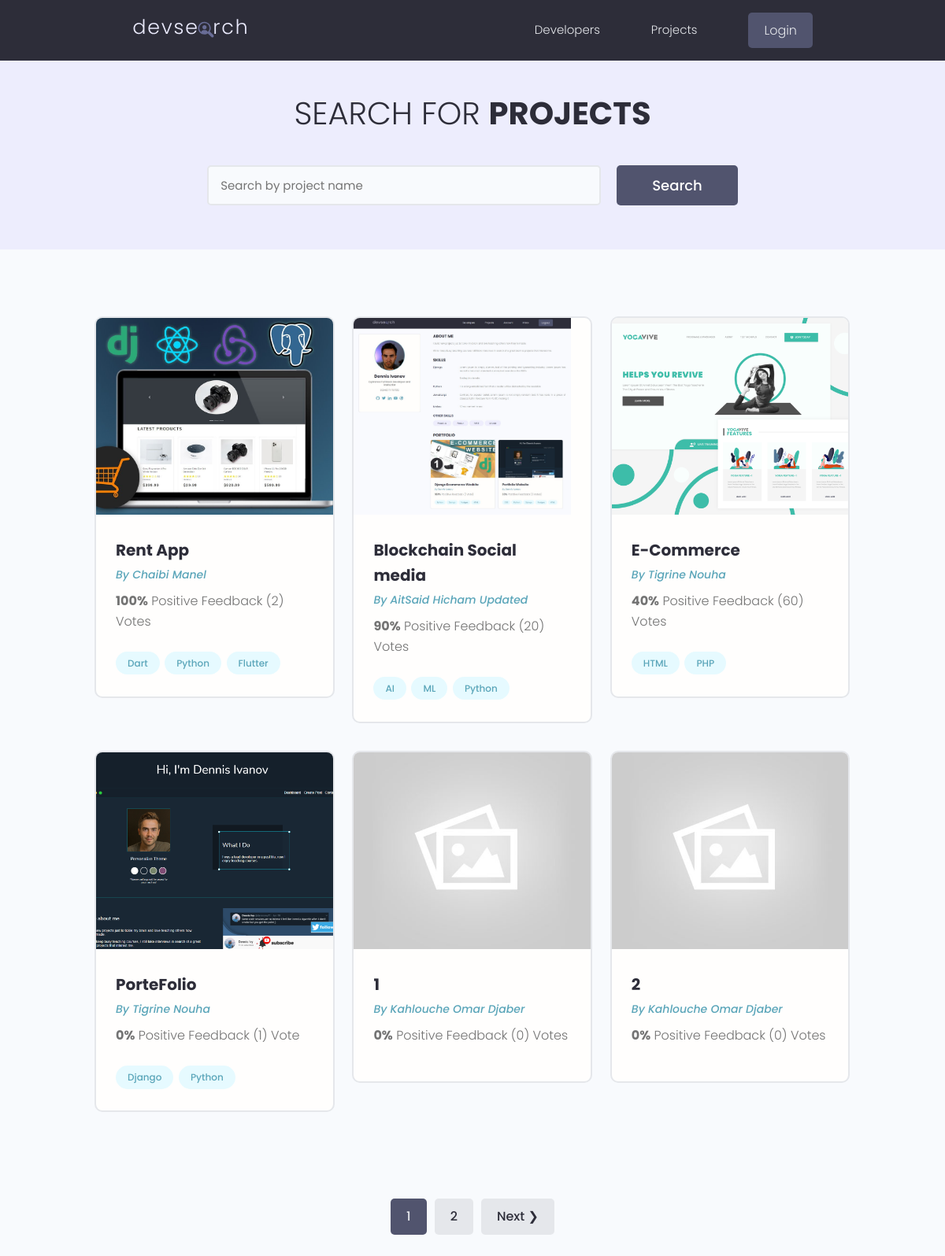
The app's page /projects/, older data.
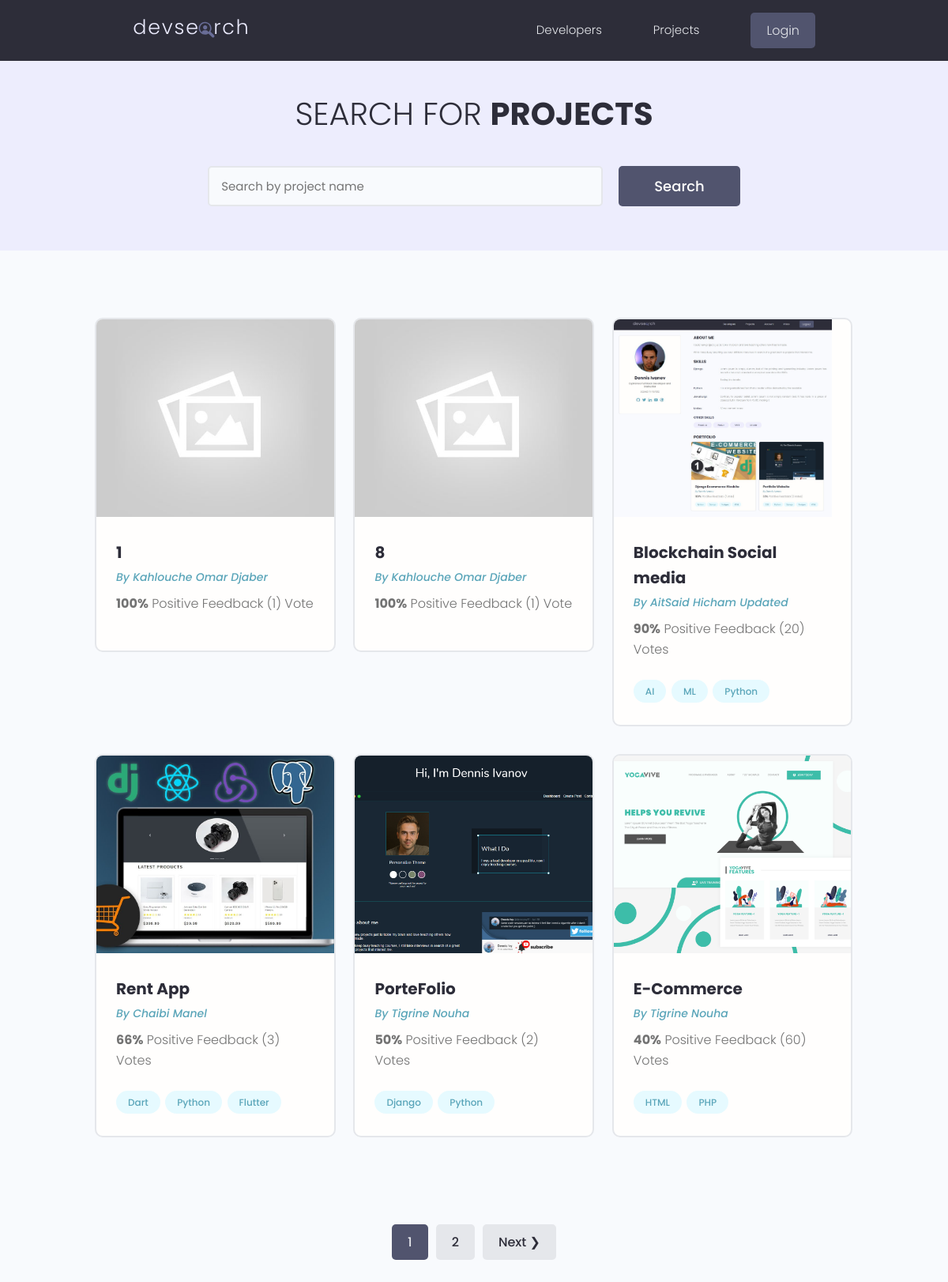
The same page, newer data.
### projects/models.py (models this page shows, shortened)
class Project(models.Model):
    owner = models.ForeignKey(
        Profile, null=True, blank=True, on_delete=models.CASCADE)
    title = models.CharField(max_length=200)
    description = models.TextField(null=True, blank=True)
    featured_image = models.ImageField(
        null=True, blank=True, default="default.jpg")
    demo_link = models.CharField(max_length=2000, null=True, blank=True)
    source_link = models.CharField(max_length=2000, null=True, blank=True)
    tags = models.ManyToManyField('Tag', blank=True)
    vote_total = models.IntegerField(default=0, null=True, blank=True)
    vote_ratio = models.IntegerField(default=0, null=True, blank=True)
    created = models.DateTimeField(auto_now_add=True)
    id = models.UUIDField(default=uuid.uuid4, unique=True,
                          primary_key=True, editable=False)
    class Meta:
        ordering = ['-vote_ratio','-vote_total','title']
    @property
    def imageURL(self):
        try:
            url = self.featured_image.url
        except:
            url = ''
        return url

class Tag(models.Model):
    name = models.CharField(max_length=200)
    created = models.DateTimeField(auto_now_add=True)
    id = models.UUIDField(default=uuid.uuid4, unique=True,
                          primary_key=True, editable=False)
    def __str__(self):
        return self.name

### users/models.py (models this page shows, shortened)
class Profile(models.Model):
    user = models.OneToOneField(
        User, on_delete=models.CASCADE, null=True, blank=True)
    name = models.CharField(max_length=200, blank=True, null=True)
    email = models.EmailField(max_length=500, blank=True, null=True)
    username = models.CharField(max_length=200, blank=True, null=True)
    location = models.CharField(max_length=200, blank=True, null=True)
    short_intro = models.CharField(max_length=200, blank=True, null=True)
    bio = models.TextField(blank=True, null=True)
    profile_image = models.ImageField(
        null=True, blank=True, upload_to='profiles/', default="profiles/user-default.png")
    social_github = models.CharField(max_length=200, blank=True, null=True)
    social_twitter = models.CharField(max_length=200, blank=True, null=True)
    social_linkedin = models.CharField(max_length=200, blank=True, null=True)
    social_youtube = models.CharField(max_length=200, blank=True, null=True)
    social_website = models.CharField(max_length=200, blank=True, null=True)
    created = models.DateTimeField(auto_now_add=True)
    id = models.UUIDField(default=uuid.uuid4, unique=True,
                          primary_key=True, editable=False)

### projects/views.py (the view)
# urls.py: path('projects/',views.getProjects),
def projects(request):
    projects,search_query = searchProject(request)
    custom_range,projects = paginationProject(request,projects,6)
    context = {
        'projects': projects,
        'search_query':search_query,
        'custom_range':custom_range
    }
    return render(request, 'projects/projects.html', context)

### projects/utils.py (called while the page is built)
def searchProject(request):
    search_query = ''
    if request.GET.get('search_query'):
        search_query = request.GET.get('search_query')
    tags = Tag.objects.filter(name__icontains = search_query)
    projects = Project.objects.distinct().filter(
        Q(title__icontains=search_query) |
        Q(description__icontains=search_query) |
        Q(owner__name__icontains=search_query) |
        Q(tags__in=tags)
    )
    return projects,search_query

def paginationProject(request,projects,results):
    page = request.GET.get('page')
    paginator = Paginator(projects,results)
    try:
        projects = paginator.page(page)
    except PageNotAnInteger:
        page = 1
        projects = paginator.page(page)
    except EmptyPage:
        page = paginator.num_pages
        projects = paginator.page(page)
    leftIndex = (int(page) - 1)
    if leftIndex < 1:
        leftIndex = 1
    rightIndex = (int(page) + 2)
    if rightIndex > paginator.num_pages:
        rightIndex = paginator.num_pages + 1
    custom_range = range(leftIndex,rightIndex)
    return custom_range , projects

### projects/templates/projects/projects.html (shortened to what this page needs)
{% extends 'main.html' %}
{% block content %}
<main class="projects">
    <section class="hero-section text-center">
        <div class="container container--narrow">
            <div class="hero-section__box">
                <h2>Search for <span>Projects</span></h2>
            </div>
            <div class="hero-section__search">
                <form id="searchForm" class="form" action="{% url 'projects' %}" method="get">
                  <div class="form__field">
                    <input class="input input--text" id="formInput#search" type="text" name="search_query"
                      value="{{search_query}}" placeholder="Search by project name" />
                  </div>
                  <input class="btn btn--sub btn--lg" type="submit" value="Search" />
                </form>
              </div>
        </div>
    </section>
    <section class="projectsList">
        <div class="container">
            <div class="grid grid--three">
                {% for project in projects %}
                <div class="column">
                    <div class="card project">
                        <a href="{% url 'project' project.id %}" class="project">
                            <img class="project__thumbnail" src="{{project.imageURL}}" alt="project thumbnail" />
                            <div class="card__body">
                                <h3 class="project__title">{{project.title}}</h3>
                                <p><a class="project__author" href="{% url 'user-profile' project.owner.id %}">By
                                        {{project.owner.name}}</a>
                                </p>
                                <p class="project--rating">
                                    <span style="font-weight: bold;">{{project.vote_ratio}}%</span> Positive
                                    Feedback ({{project.vote_total}}) Vote{{project.vote_total|pluralize:"s"}}
                                </p>
                                <div class="project__tags">
                                    {% for tag in project.tags.all %}
                                    <span class="tag tag--pill tag--main">
                                        <small>{{tag}}</small>
                                    </span>
                                    {% endfor %}
                                </div>
                            </div>
                        </a>
                    </div>
                </div>
                {% endfor %}
            </div>
        </div>
    </section>
    {% include 'pagination.html' with queryset=projects custom_range=custom_range %}
</main>
{% endblock %}

Row changes from the older to the newer data that the page shows:
no longer on this page (row unchanged): Project: imageURL (placeholder picture), title "2", owner.name "Kahlouche Omar Djaber", vote_ratio "0", vote_total "0"
changed Project (number 1 of 6 on the later page): vote_ratio "0" → "100"; vote_total "0" → "1"; moves up the list
now on this page (row edited): Project: imageURL (placeholder picture), title "8", owner.name "Kahlouche Omar Djaber", vote_ratio "100", vote_total "1"
shown differently, row unchanged: Project "Blockchain Social media": moves down the list
changed Project "Rent App": vote_ratio "100" → "66"; vote_total "2" → "3"
changed Project "PorteFolio": vote_ratio "0" → "50"; vote_total "1" → "2"; moves down the list
